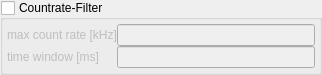
<?xml version="1.0" encoding="UTF-8"?>
<ui version="4.0">
 <class>Form</class>
 <widget class="QWidget" name="Form">
  <property name="geometry">
   <rect>
    <x>0</x>
    <y>0</y>
    <width>322</width>
    <height>71</height>
   </rect>
  </property>
  <property name="windowTitle">
   <string>Form</string>
  </property>
  <layout class="QVBoxLayout" name="verticalLayout">
   <property name="spacing">
    <number>0</number>
   </property>
   <property name="margin">
    <number>0</number>
   </property>
   <item>
    <widget class="QGroupBox" name="groupBox_2">
     <property name="title">
      <string>Countrate-Filter</string>
     </property>
     <property name="checkable">
      <bool>true</bool>
     </property>
     <property name="checked">
      <bool>false</bool>
     </property>
     <layout class="QGridLayout" name="gridLayout_2">
      <property name="margin">
       <number>4</number>
      </property>
      <property name="spacing">
       <number>0</number>
      </property>
      <item row="0" column="0">
       <widget class="QWidget" name="widget" native="true">
        <layout class="QVBoxLayout" name="verticalLayout_2">
         <property name="spacing">
          <number>0</number>
         </property>
         <property name="margin">
          <number>0</number>
         </property>
         <item>
          <layout class="QGridLayout" name="gridLayout">
           <item row="0" column="1">
            <widget class="QLineEdit" name="lineEdit_6">
             <property name="text">
              <string/>
             </property>
            </widget>
           </item>
           <item row="1" column="0">
            <widget class="QLabel" name="label">
             <property name="text">
              <string>time window [ms]</string>
             </property>
            </widget>
           </item>
           <item row="0" column="0">
            <widget class="QLabel" name="label_5">
             <property name="text">
              <string>max count rate [kHz]</string>
             </property>
            </widget>
           </item>
           <item row="1" column="1">
            <widget class="QLineEdit" name="lineEdit_8">
             <property name="text">
              <string/>
             </property>
            </widget>
           </item>
          </layout>
         </item>
        </layout>
       </widget>
      </item>
     </layout>
    </widget>
   </item>
  </layout>
 </widget>
 <resources/>
 <connections>
  <connection>
   <sender>groupBox_2</sender>
   <signal>toggled(bool)</signal>
   <receiver>widget</receiver>
   <slot>setVisible(bool)</slot>
   <hints>
    <hint type="sourcelabel">
     <x>208</x>
     <y>51</y>
    </hint>
    <hint type="destinationlabel">
     <x>139</x>
     <y>54</y>
    </hint>
   </hints>
  </connection>
 </connections>
</ui>
